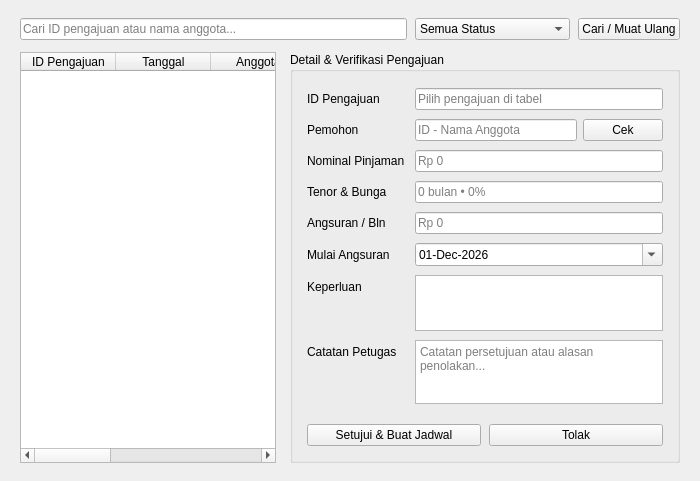
        <widget class="QWidget" name="pageVerifikasiPinjaman">
         <layout class="QVBoxLayout" name="layoutVerifikasi">
          <property name="spacing">
           <number>12</number>
          </property>
          <property name="leftMargin">
           <number>20</number>
          </property>
          <property name="topMargin">
           <number>18</number>
          </property>
          <property name="rightMargin">
           <number>20</number>
          </property>
          <property name="bottomMargin">
           <number>18</number>
          </property>
          <item>
           <layout class="QHBoxLayout" name="layoutVerifToolbar">
            <property name="spacing">
             <number>8</number>
            </property>
            <item>
             <widget class="QLineEdit" name="txtCariPengajuan">
              <property name="placeholderText">
               <string>Cari ID pengajuan atau nama anggota...</string>
              </property>
             </widget>
            </item>
            <item>
             <widget class="QComboBox" name="cmbFilterStatusPengajuan">
              <property name="minimumSize">
               <size>
                <width>155</width>
                <height>0</height>
               </size>
              </property>
              <item>
               <property name="text">
                <string>Semua Status</string>
               </property>
              </item>
              <item>
               <property name="text">
                <string>Menunggu</string>
               </property>
              </item>
              <item>
               <property name="text">
                <string>Disetujui</string>
               </property>
              </item>
              <item>
               <property name="text">
                <string>Ditolak</string>
               </property>
              </item>
             </widget>
            </item>
            <item>
             <widget class="QPushButton" name="btnRefreshPengajuan">
              <property name="text">
               <string>Cari / Muat Ulang</string>
              </property>
              <property name="btnType" stdset="0">
               <string>neutral</string>
              </property>
             </widget>
            </item>
           </layout>
          </item>
          <item>
           <layout class="QHBoxLayout" name="layoutVerifBody">
            <property name="spacing">
             <number>14</number>
            </property>
            <item>
             <widget class="QTableWidget" name="tblPengajuan">
              <property name="editTriggers">
               <set>QAbstractItemView::NoEditTriggers</set>
              </property>
              <property name="alternatingRowColors">
               <bool>true</bool>
              </property>
              <property name="selectionMode">
               <enum>QAbstractItemView::SingleSelection</enum>
              </property>
              <property name="selectionBehavior">
               <enum>QAbstractItemView::SelectRows</enum>
              </property>
              <attribute name="horizontalHeaderDefaultSectionSize">
               <number>95</number>
              </attribute>
              <attribute name="horizontalHeaderStretchLastSection">
               <bool>true</bool>
              </attribute>
              <column>
               <property name="text">
                <string>ID Pengajuan</string>
               </property>
              </column>
              <column>
               <property name="text">
                <string>Tanggal</string>
               </property>
              </column>
              <column>
               <property name="text">
                <string>Anggota</string>
               </property>
              </column>
              <column>
               <property name="text">
                <string>Nominal</string>
               </property>
              </column>
              <column>
               <property name="text">
                <string>Tenor</string>
               </property>
              </column>
              <column>
               <property name="text">
                <string>Status</string>
               </property>
              </column>
             </widget>
            </item>
            <item>
             <widget class="QGroupBox" name="grpDetailPengajuan">
              <property name="minimumSize">
               <size>
                <width>360</width>
                <height>0</height>
               </size>
              </property>
              <property name="maximumSize">
               <size>
                <width>390</width>
                <height>16777215</height>
               </size>
              </property>
              <property name="title">
               <string>Detail &amp;&amp; Verifikasi Pengajuan</string>
              </property>
              <layout class="QVBoxLayout" name="layoutFormVerifWrap">
               <property name="spacing">
                <number>10</number>
               </property>
               <property name="leftMargin">
                <number>14</number>
               </property>
               <property name="topMargin">
                <number>16</number>
               </property>
               <property name="rightMargin">
                <number>14</number>
               </property>
               <property name="bottomMargin">
                <number>14</number>
               </property>
               <item>
                <layout class="QFormLayout" name="formVerifikasi">
                 <property name="verticalSpacing">
                  <number>9</number>
                 </property>
                 <item row="0" column="0">
                  <widget class="QLabel" name="lblVerifId">
                   <property name="text">
                    <string>ID Pengajuan</string>
                   </property>
                  </widget>
                 </item>
                 <item row="0" column="1">
                  <widget class="QLineEdit" name="txtVerifIdPengajuan">
                   <property name="readOnly">
                    <bool>true</bool>
                   </property>
                   <property name="placeholderText">
                    <string>Pilih pengajuan di tabel</string>
                   </property>
                  </widget>
                 </item>
                 <item row="1" column="0">
                  <widget class="QLabel" name="lblVerifAnggota">
                   <property name="text">
                    <string>Pemohon</string>
                   </property>
                  </widget>
                 </item>
                 <item row="1" column="1">
                  <layout class="QHBoxLayout" name="layoutVerifAnggota">
                   <property name="spacing">
                    <number>6</number>
                   </property>
                   <item>
                    <widget class="QLineEdit" name="txtVerifAnggota">
                     <property name="readOnly">
                      <bool>true</bool>
                     </property>
                     <property name="placeholderText">
                      <string>ID - Nama Anggota</string>
                     </property>
                    </widget>
                   </item>
                   <item>
                    <widget class="QPushButton" name="btnLihatDataAnggota">
                     <property name="text">
                      <string>Cek</string>
                     </property>
                     <property name="btnType" stdset="0">
                      <string>secondary</string>
                     </property>
                    </widget>
                   </item>
                  </layout>
                 </item>
                 <item row="2" column="0">
                  <widget class="QLabel" name="lblVerifNominal">
                   <property name="text">
                    <string>Nominal Pinjaman</string>
                   </property>
                  </widget>
                 </item>
                 <item row="2" column="1">
                  <widget class="QLineEdit" name="txtVerifNominal">
                   <property name="readOnly">
                    <bool>true</bool>
                   </property>
                   <property name="placeholderText">
                    <string>Rp 0</string>
                   </property>
                  </widget>
                 </item>
                 <item row="3" column="0">
                  <widget class="QLabel" name="lblVerifTenor">
                   <property name="text">
                    <string>Tenor &amp; Bunga</string>
                   </property>
                  </widget>
                 </item>
                 <item row="3" column="1">
                  <widget class="QLineEdit" name="txtVerifTenor">
                   <property name="readOnly">
                    <bool>true</bool>
                   </property>
                   <property name="placeholderText">
                    <string>0 bulan • 0%</string>
                   </property>
                  </widget>
                 </item>
                 <item row="4" column="0">
                  <widget class="QLabel" name="lblVerifEst">
                   <property name="text">
                    <string>Angsuran / Bln</string>
                   </property>
                  </widget>
                 </item>
                 <item row="4" column="1">
                  <widget class="QLineEdit" name="txtVerifAngsuranEst">
                   <property name="readOnly">
                    <bool>true</bool>
                   </property>
                   <property name="placeholderText">
                    <string>Rp 0</string>
                   </property>
                  </widget>
                 </item>
                 <item row="5" column="0">
                  <widget class="QLabel" name="lblVerifMulai">
                   <property name="text">
                    <string>Mulai Angsuran</string>
                   </property>
                  </widget>
                 </item>
                 <item row="5" column="1">
                  <widget class="QDateEdit" name="dateMulaiAngsuran">
                   <property name="date">
                    <date>
                     <year>2026</year>
                     <month>12</month>
                     <day>1</day>
                    </date>
                   </property>
                   <property name="displayFormat">
                    <string>dd-MMM-yyyy</string>
                   </property>
                   <property name="calendarPopup">
                    <bool>true</bool>
                   </property>
                  </widget>
                 </item>
                 <item row="6" column="0">
                  <widget class="QLabel" name="lblVerifKeperluan">
                   <property name="text">
                    <string>Keperluan</string>
                   </property>
                  </widget>
                 </item>
                 <item row="6" column="1">
                  <widget class="QPlainTextEdit" name="txtVerifKeperluan">
                   <property name="maximumSize">
                    <size>
                     <width>16777215</width>
                     <height>56</height>
                    </size>
                   </property>
                   <property name="readOnly">
                    <bool>true</bool>
                   </property>
                  </widget>
                 </item>
                 <item row="7" column="0">
                  <widget class="QLabel" name="lblVerifCatatan">
                   <property name="text">
                    <string>Catatan Petugas</string>
                   </property>
                  </widget>
                 </item>
                 <item row="7" column="1">
                  <widget class="QPlainTextEdit" name="txtVerifCatatan">
                   <property name="maximumSize">
                    <size>
                     <width>16777215</width>
                     <height>64</height>
                    </size>
                   </property>
                   <property name="placeholderText">
                    <string>Catatan persetujuan atau alasan penolakan...</string>
                   </property>
                  </widget>
                 </item>
                </layout>
               </item>
               <item>
                <spacer name="spacerFormVerif">
                 <property name="orientation">
                  <enum>Qt::Vertical</enum>
                 </property>
                 <property name="sizeHint" stdset="0">
                  <size>
                   <width>20</width>
                   <height>10</height>
                  </size>
                 </property>
                </spacer>
               </item>
               <item>
                <layout class="QHBoxLayout" name="layoutVerifButtons">
                 <property name="spacing">
                  <number>8</number>
                 </property>
                 <item>
                  <widget class="QPushButton" name="btnSetujuiPinjaman">
                   <property name="text">
                    <string>Setujui &amp;&amp; Buat Jadwal</string>
                   </property>
                   <property name="btnType" stdset="0">
                    <string>primary</string>
                   </property>
                  </widget>
                 </item>
                 <item>
                  <widget class="QPushButton" name="btnTolakPinjaman">
                   <property name="text">
                    <string>Tolak</string>
                   </property>
                   <property name="btnType" stdset="0">
                    <string>danger</string>
                   </property>
                  </widget>
                 </item>
                </layout>
               </item>
              </layout>
             </widget>
            </item>
           </layout>
          </item>
         </layout>
        </widget>
